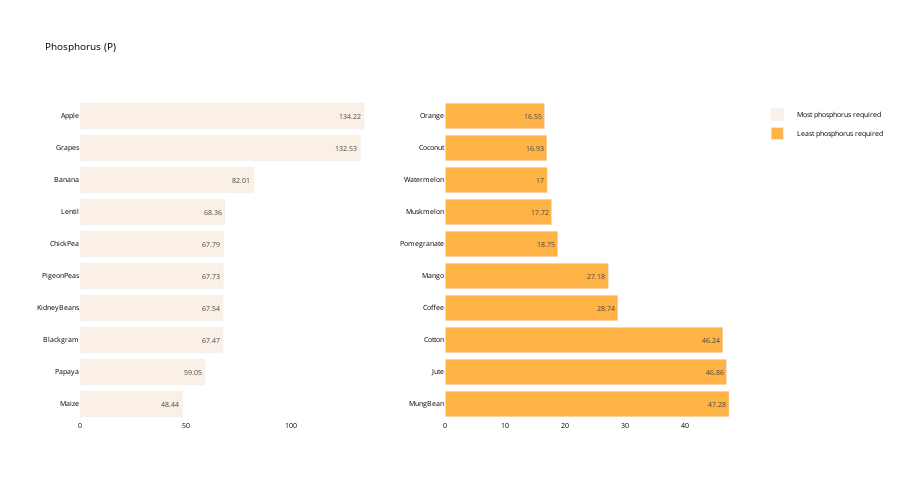

The notebook cell this image was saved under:
### Code cell
crop_summary_P = crop_summary.sort_values(by='Phosphorus', ascending=False)

fig = make_subplots(rows=1, cols=2)

top = {
    'y' : crop_summary_P['Phosphorus'][0:10].sort_values().index,
    'x' : crop_summary_P['Phosphorus'][0:10].sort_values()
}

last = {
    'y' : crop_summary_P['Phosphorus'][-10:].index,
    'x' : crop_summary_P['Phosphorus'][-10:]
}

fig.add_trace(
    go.Bar(top,
           name="Most phosphorus required",
           marker_color=random.choice(colorarr),
           orientation='h',
          text=top['x']),
    row=1, col=1
)

fig.add_trace(
    go.Bar(last,
           name="Least phosphorus required",
           marker_color=random.choice(colorarr),
           orientation='h',
          text=last['x']),
    row=1, col=2
)
fig.update_traces(texttemplate='%{text}', textposition='inside')
fig.update_layout(title_text="Phosphorus (P)",
                  plot_bgcolor='white',
                  font_size=7,
                  font_color='black',
                 height=500)

fig.update_xaxes(showgrid=False)
fig.update_yaxes(showgrid=False)
fig.show()

### Figure 1 — Plotly figure (JSON) as saved in the notebook; plotly's stock layout.template omitted (floating-point values rounded to 4 significant figures)
{"data": [{"marker": {"color": "#Faf0e6"}, "name": "Most phosphorus required", "orientation": "h", "text": [48.44, 59.05, 67.47, 67.54, 67.73, 67.79, 68.36, 82.01, 132.5, 134.2], "textposition": "inside", "texttemplate": "%{text}", "type": "bar", "x": [48.44, 59.05, 67.47, 67.54, 67.73, 67.79, 68.36, 82.01, 132.5, 134.2], "xaxis": "x", "y": ["Maize", "Papaya", "Blackgram", "KidneyBeans", "PigeonPeas", "ChickPea", "Lentil", "Banana", "Grapes", "Apple"], "yaxis": "y"}, {"marker": {"color": "#Ffb347"}, "name": "Least phosphorus required", "orientation": "h", "text": [47.28, 46.86, 46.24, 28.74, 27.18, 18.75, 17.72, 17.0, 16.93, 16.55], "textposition": "inside", "texttemplate": "%{text}", "type": "bar", "x": [47.28, 46.86, 46.24, 28.74, 27.18, 18.75, 17.72, 17.0, 16.93, 16.55], "xaxis": "x2", "y": ["MungBean", "Jute", "Cotton", "Coffee", "Mango", "Pomegranate", "Muskmelon", "Watermelon", "Coconut", "Orange"], "yaxis": "y2"}], "layout": {"font": {"color": "black", "size": 7}, "height": 500, "plot_bgcolor": "white", "title": {"text": "Phosphorus (P)"}, "xaxis": {"anchor": "y", "domain": [0, 0.45], "showgrid": false}, "xaxis2": {"anchor": "y2", "domain": [0.55, 1], "showgrid": false}, "yaxis": {"anchor": "x", "domain": [0, 1], "showgrid": false}, "yaxis2": {"anchor": "x2", "domain": [0, 1], "showgrid": false}}}
